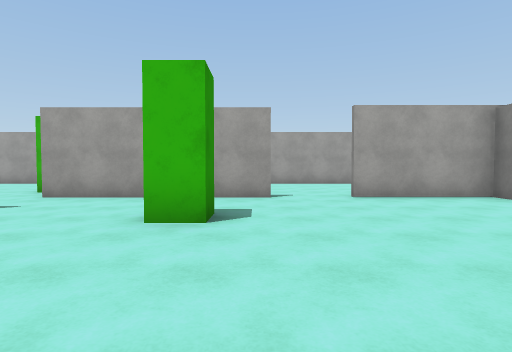
[1] (above)

21 first-person views from a walk through a Unity game level. The camera is 1.4 m above the floor, tilts 2° down and sees 80° across. The floor is counted in squares, 2 m on a side. Each view is taken from the middle of a square. On the plan, view 1 faces up. The plan holds only what a view shows up to about 10 squares ahead; the rest is blank. The player character is not drawn. Some animated figures are left out. Door leaves are left out, so doorways stand open. Surface patterns are stand-ins for the level's own textures.

[2]
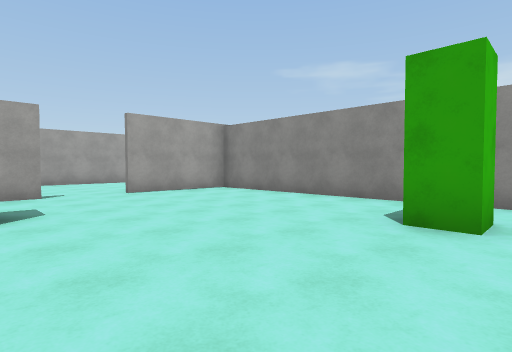

[3]
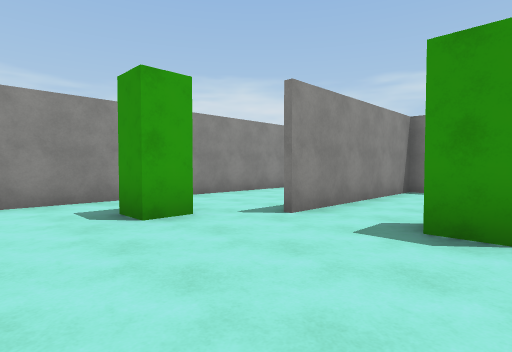

[4]
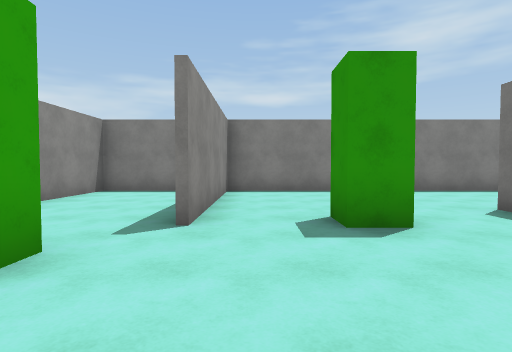

[5]
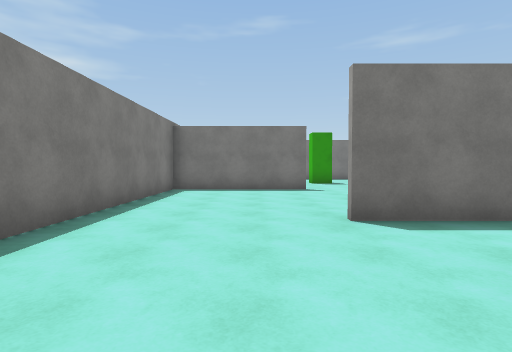

[6]
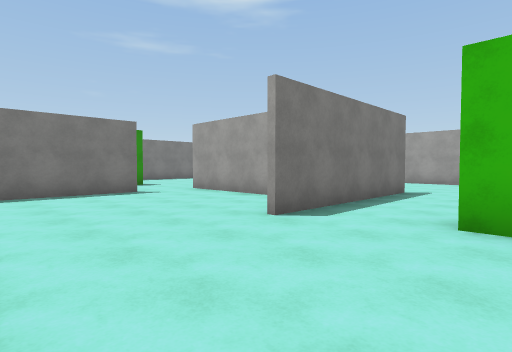

[7]
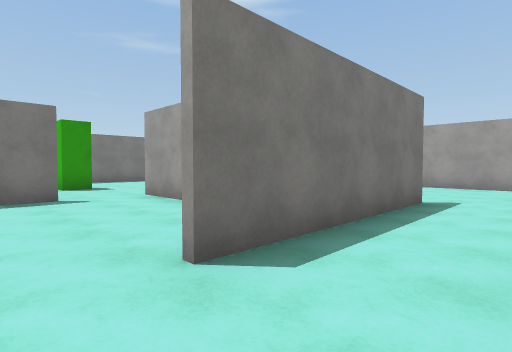

[8]
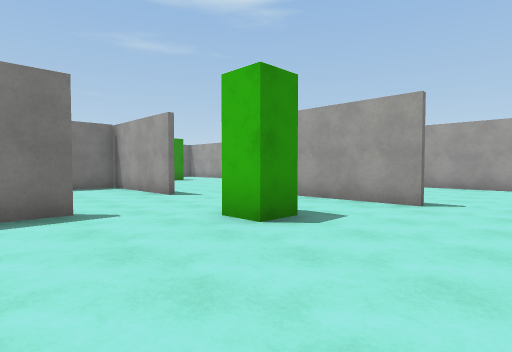

[9]
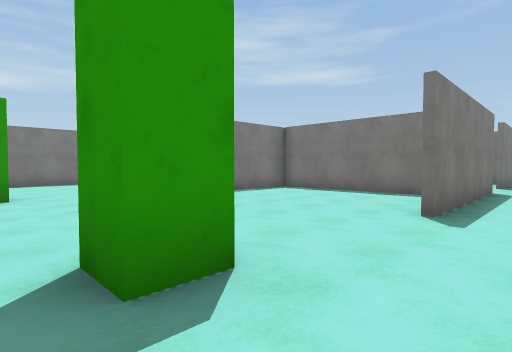

[10]
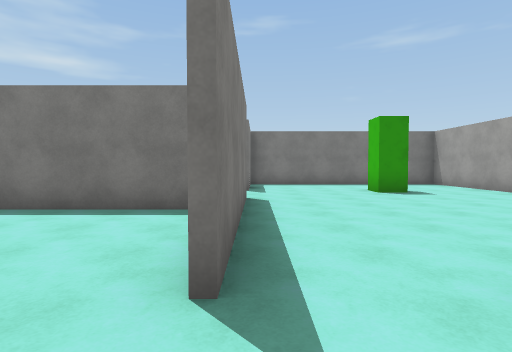

[11]
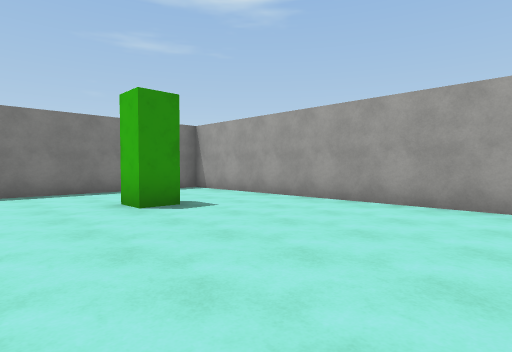

[12]
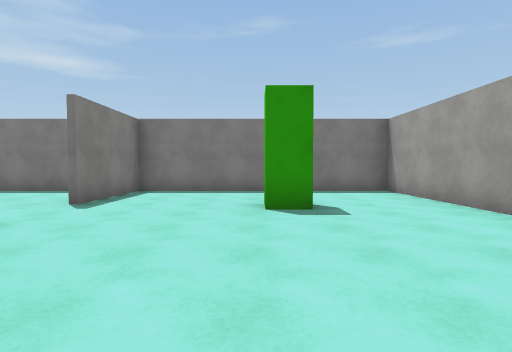

[13]
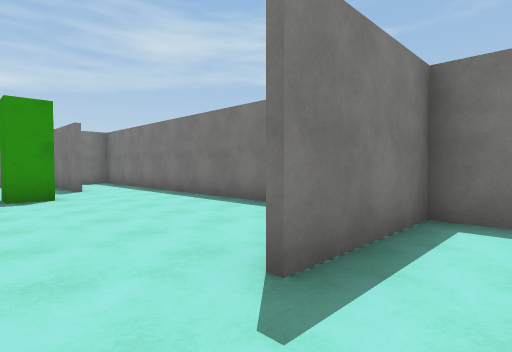

[14]
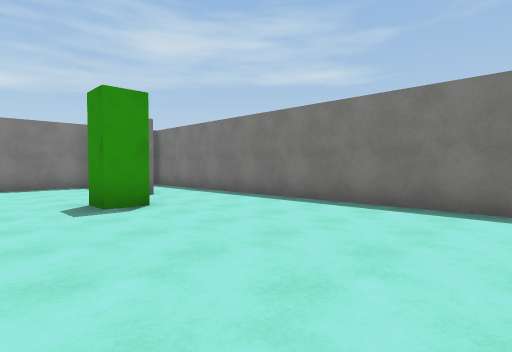

[15]
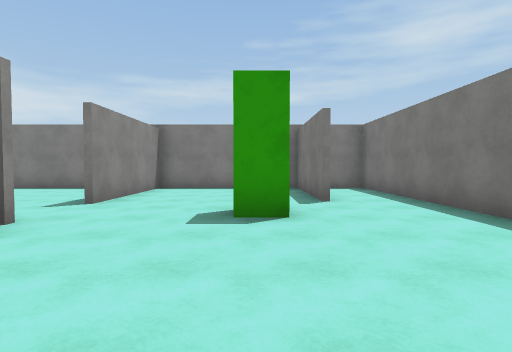

[16]
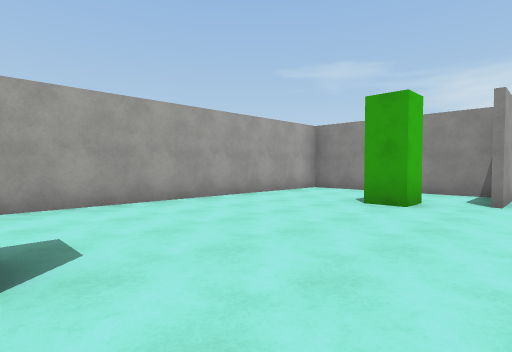

[17]
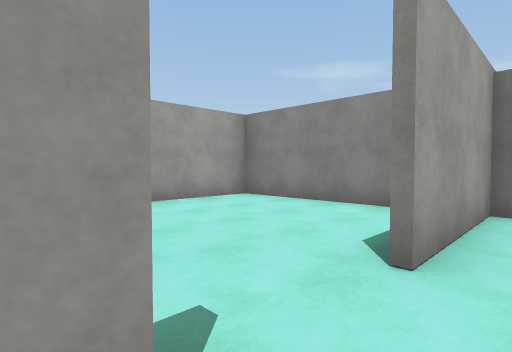

[18]
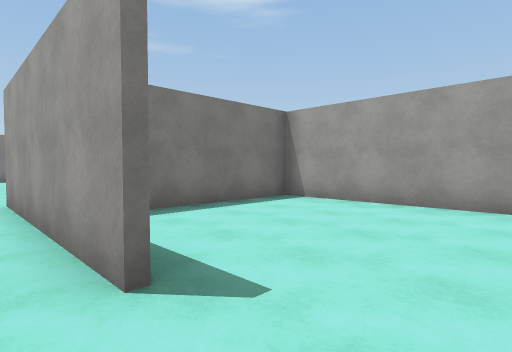

[19]
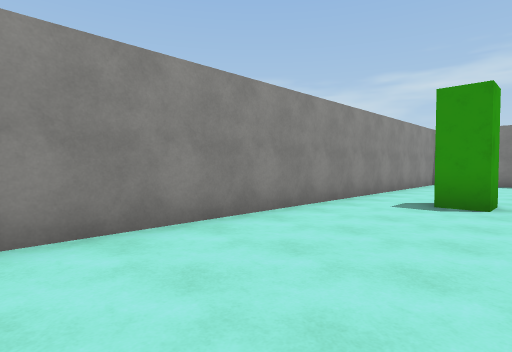

[20]
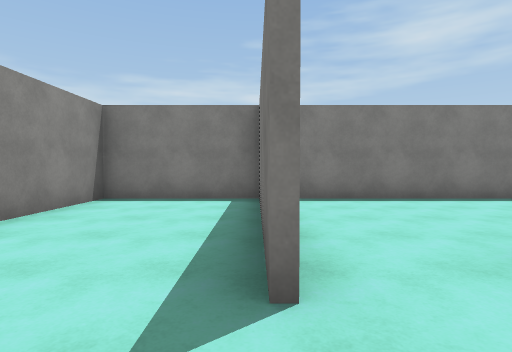

[21]
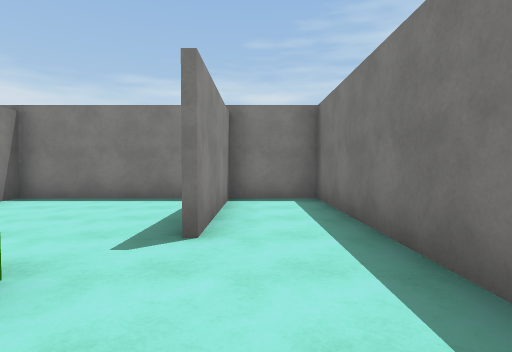

### Floor plan
Points are (right, up) in squares from view 1. A wall is a line through its corners. A room is listed if a view was taken in it or the views show most of it. See-through windows are left out.
Room 1 (views 1, 2, 3, 4, 5, 6, 7, 8, 9, 10, 17, 18, 19, 20)
walls: (1.9, -1.5) (1.9, -5.1); (-2.8, 2.2) (-2.8, -2.9); (-4.9, -0.7) (-8.1, -0.7); (0.4, 6.7) (-4.8, 6.7); (1.8, -6.5) (1.8, -1.5); (-7.8, -2.5) (-7.8, -6.5); (-8.1, -6.4) (5.2, -6.4) (5.2, 6.7) (2.1, 6.7)
ways out: open door at (-4.7, 5.7) to room 2; open door at (-8, -1.5) to room 3; open door at (1.5, 7) to room 4; opening at (-4.5, 3.5) to room 5
objects: green block (-1, 4); green block (0, -2); green block (3, 0)
Room 2 (views 11, 12, 13, 16)
walls: (-9.6, 4.8) (-4.5, 4.8); (-3, 11.6) (-14.3, 11.6) (-14.3, 4.8) (-11.4, 4.8); (-2.7, 7) (-2.7, 11.6)
ways out: open door at (-4.7, 5.7) to room 1; open door at (-10.5, 5) to room 3
objects: green block (-11, 8) to (-11, 9); green block (-5, 8)
Room 3 (views 14, 15, 21)
walls: (-12.3, -2.9) (-12.3, -6.4); (-14.3, 3.6) (-14.3, -2.9); (-12.1, -6.4) (-8.1, -6.4); (-8, -6.5) (-8, -2.5)
ways out: open door at (-8, -1.5) to room 1; open door at (-10.5, 5) to room 2; open door at (-13.5, -3) to room 6
objects: green block (-11, -2) to (-11, -1)
Room 4 (no view inside)
walls: (-2.6, 11.6) (-2.6, 8.1); (5.2, 8) (5.2, 11.6) (-3, 11.6)
ways out: open door at (1.5, 7) to room 1
Room 5 (no view inside)
walls: (-4.5, 4.7) (-7.8, 4.7) (-7.8, -0.6) (-5.6, -0.6)
ways out: opening at (-4.5, 3.5) to room 1
Room 6 (no view inside)
walls: (-14.3, -2.9) (-14.3, -6.4) (-12.1, -6.4); (-12.4, -6.5) (-12.4, -2.9)
ways out: open door at (-13.5, -3) to room 3

Where each view was taken, in squares from view 1:
view 1: 0 up, 0 right, facing up
view 2: 1 down, 1 left, facing up-right
view 3: 2 up, 1 left, facing down-right
view 4: 2 up, 1 right, facing down
view 5: 4 down, 1 right, facing left
view 6: 6 down, 0 right, facing up-left
view 7: 4 down, 1 left, facing up-left
view 8: 1 up, 2 right, facing up-left
view 9: 6 up, 0 right, facing down-left
view 10: 5 up, 3 left, facing left
view 11: 6 up, 6 left, facing up-left
view 12: 8 up, 6 left, facing left
view 13: 6 up, 10 left, facing down-left
view 14: 4 up, 9 left, facing down-left
view 15: 3 up, 11 left, facing down
view 16: 6 up, 11 left, facing up-right
view 17: 6 up, 0 right, facing up-right
view 18: 6 up, 2 right, facing up-left
view 19: 6 up, 2 right, facing down-right
view 20: 0 up, 2 right, facing down
view 21: 0 up, 13 left, facing down
